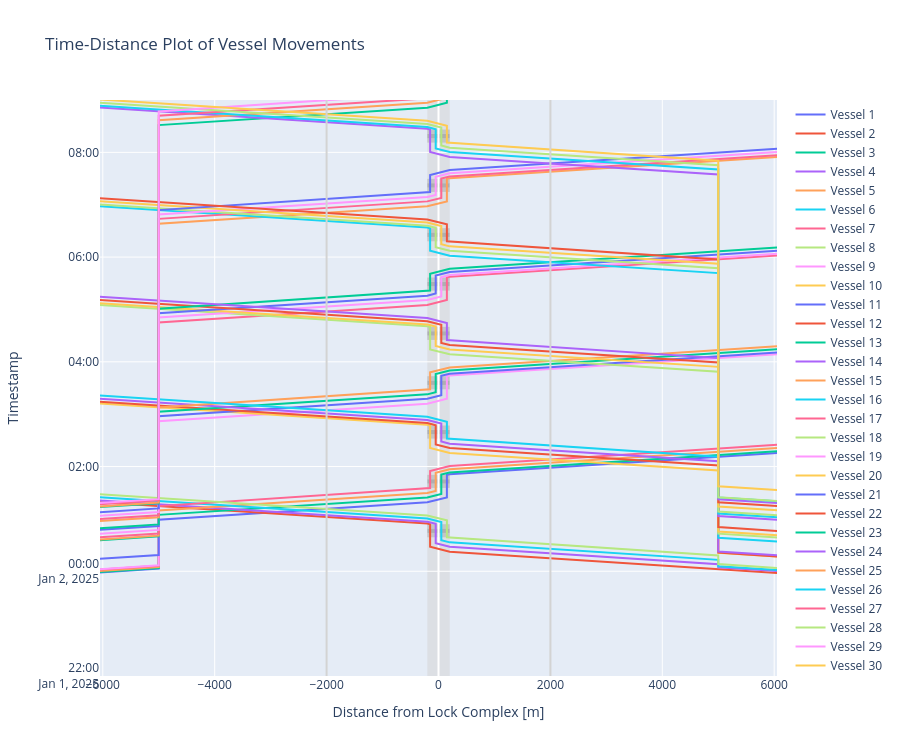

Notebook code cell kept with this figure:
### Markdown cell above
#### Time-distance diagram of vessels passing the lock and planning info

### Code cell
def cm_to_pixels(cm):
    return cm * 37.8 # Set figure height to 10 cmfig.update_layout(height=cm_to_pixels(10))

# We can plot the time-distance diagram
fig = lock.create_time_distance_plot(vessels = vessels, 
                                     xlimmin = -6050, 
                                     xlimmax = 6050,
                                     ylimmin = pd.Timestamp('2025-01-01 22:00:00'),
                                     ylimmax = pd.Timestamp('2025-01-02 09:00:00'),
                                     method='Plotly')

fig.update_layout(height=cm_to_pixels(20))
